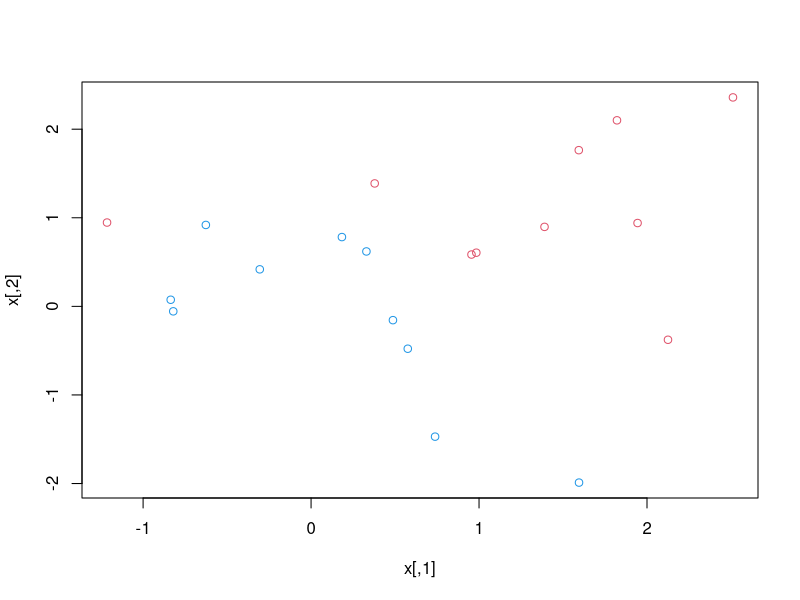
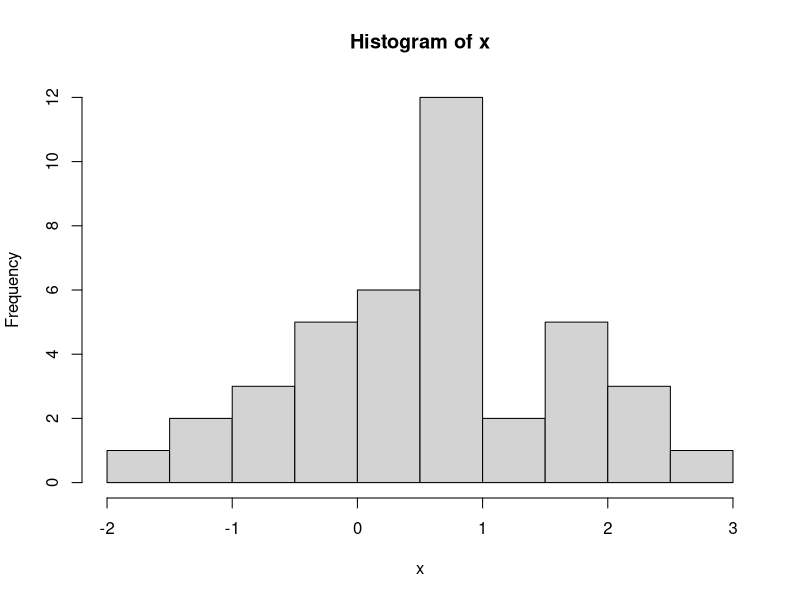
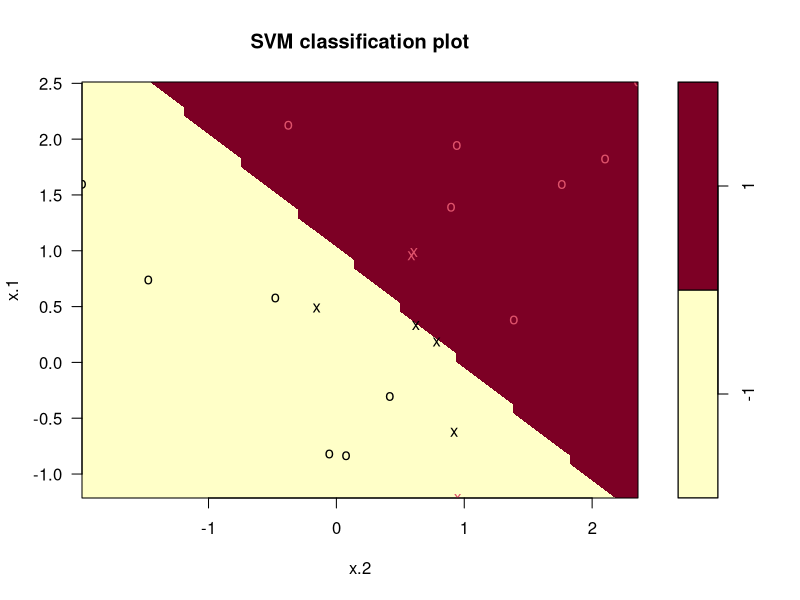

The R script that drew these images, in order:
set.seed(1)
x= matrix(rnorm(20*2),ncol=2)
y=c(rep(-1,10),rep(1,10))
x[y==1,]<-x[y==1,]+1
plot(x, col=(3-y))
hist(x)

dat = data.frame(x=x,y=as.factor(y))
dat
library(e1071)
svmfit = svm(y~.,data=dat,kernel="linear",cost=10,scale=T)
plot(svmfit,dat)
